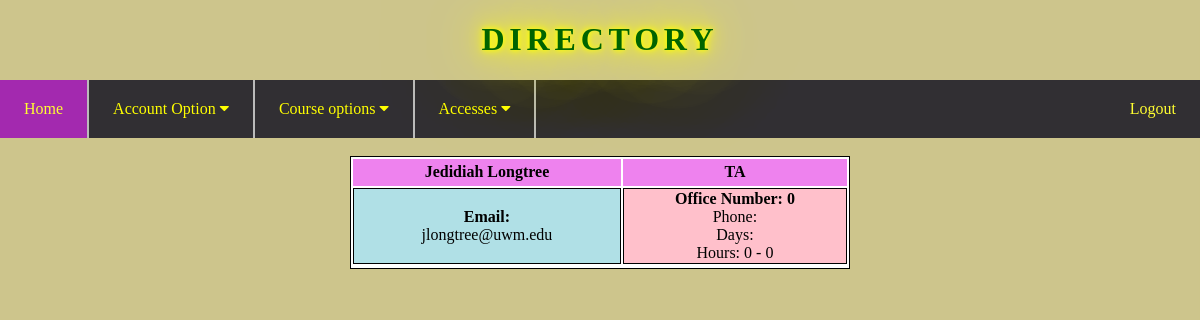
The page /directory/ (signed in) on the database its author committed.
### Main/models.py (models this page shows, shortened)
class Account(models.Model):
    userName = models.CharField(max_length=20, default=" ")
    firstName = models.CharField(max_length=20, default=" ")
    lastName = models.CharField(max_length=20, default=" ")
    password = models.CharField(max_length=20, default="password")
    email = models.EmailField(default="")
    homePhone = models.CharField(max_length=12, default="")
    title = models.IntegerField(default=0)
    address = models.CharField(max_length=30, default=" ")
    city = models.CharField(max_length=20, default=" ")
    state = models.CharField(max_length=20, default=" ")
    zipCode = models.IntegerField(default=00000)
    officeNumber = models.IntegerField(default=000)
    officePhone = models.CharField(max_length=12, default="")
    officeDays = models.CharField(max_length=10, default=" ")
    officeHoursStart = models.IntegerField(default=0000)
    officeHoursEnd = models.IntegerField(default=0000)
    currentUser = models.BooleanField(default=False)
    def __str__(self):
        return self.firstName + " " + self.lastName
    def displayTitle(self):
        t = ""
        if self.title == 1:
            t = "TA"
        else:
            t = "Instructor"
        return t

### Main/views.py (the view)
# urls.py: path('directory/', views.directoryView.as_view()),
class directoryView(View):
    def get(self, request):
        CU = CurrentUser()
        title = CU.getCurrentUserTitle(request)
        user = CU.getCurrentUser(request)
        if title == 0:
            return render(request, 'errorPage.html', {"message": "You must log in to view this page"})
        talist = Account.objects.filter(title=1)
        inslist = Account.objects.filter(title=2)
        directory = talist | inslist
        base = CU.getTemplate(request)
        return render(request, 'Directory.html', {"directory": directory, "i": user, "base": base})

### CurrentUserHelper.py (called while the page is built, shortened)
    def getCurrentUser(self, request):
        account = request.session.get("currentUser", 0)
        try:
            CurrentUser = Account.objects.get(userName=account)
            return CurrentUser
        except Account.DoesNotExist:
            return 0

    def getCurrentUserTitle(self, request):
        currentUser = self.getCurrentUser(request)
        if currentUser is 0:
            return 0
        else:
            return currentUser.title

    def getTemplate(self, request):
        title = self.getCurrentUserTitle(request)
        if title == 1:
            return 'Accounts/Tabase.html'

### templates/Directory.html (shortened to what this page needs)
{% extends base %}
{% load static %}
{% block header %}
<h1 id="heading">Directory</h1>
{% endblock %}
{% block content %}<br>
    <link rel="stylesheet" type = "text/css" href="{% static 'courseAssignmentList.css' %}">
{% for j in directory %}
 <table>
    <thread>
        <tr class="topCell">
            <th colspan="2">{{ j }} </th>
            <th colspan="2">{{ j.displayTitle }}</th>
        </tr>
    <tr>
        <td colspan="2" class="midCell"> <strong>Email:</strong><br> {{ j.email }} </td>
    <td colspan="2" class="midCell2">
            <strong>Office Number: {{ j.officeNumber }}</strong><br>
                   Phone: {{ j.officePhone }}<br>
                   Days: {{ j.officeDays }}<br>
                   Hours: {{ j.officeHoursStart }} - {{ j.officeHoursEnd }}<br>
        </td>
    </tr>
    </thread>
    </table><br>
{% endfor %}
{% endblock %}
<!--{% load static %}

### templates/StaticFiles/accountsHome.css (style rules this page uses)
body, html { margin: 0; background-image: url("background.png"); height: 100%; background-position: center; background-attachment: fixed; background-repeat: no-repeat; background-size: cover; }
#heading { text-align: center; text-transform: uppercase; font-size: 2em; color: darkgreen; letter-spacing: 0.15em; text-shadow: 0 0 5px yellow, 0 0 10px yellow, 0 0 20px yellow, 0 0 40px yellow, 0 0 80px yellow, 0 0 90px yellow, 0 0 100px yellow, 0 0 150px yellow; }

### templates/StaticFiles/courseAssignmentList.css (style rules this page uses)
body { text-align: center; }
body, html { margin: 0; background-image: url("background.png"); height: 100%; background-position: center; background-repeat: no-repeat; background-size: cover; background-attachment: fixed; }
.topCell { background-color: violet; }
.midCell { background-color: powderblue; }
.midCell2 { background-color: pink; }
th { height: 25px; width: 500px; }
table,td { background-color: white; border: 1px solid black; margin-left: auto; margin-right: auto; height: 70px; width: 500px; }
#heading { text-align: center; text-transform: uppercase; font-size: 2em; color: darkgreen; letter-spacing: 0.15em; text-shadow: 0 0 5px yellow, 0 0 10px yellow, 0 0 20px yellow, 0 0 40px yellow, 0 0 80px yellow, 0 0 90px yellow, 0 0 100px yellow, 0 0 150px yellow; }

### rows shown on the page
Account: firstName+lastName "Jedidiah Longtree", displayTitle "TA", email "jlongtree@uwm.edu", officeNumber "0", officeHoursStart "0", officeHoursEnd "0"
